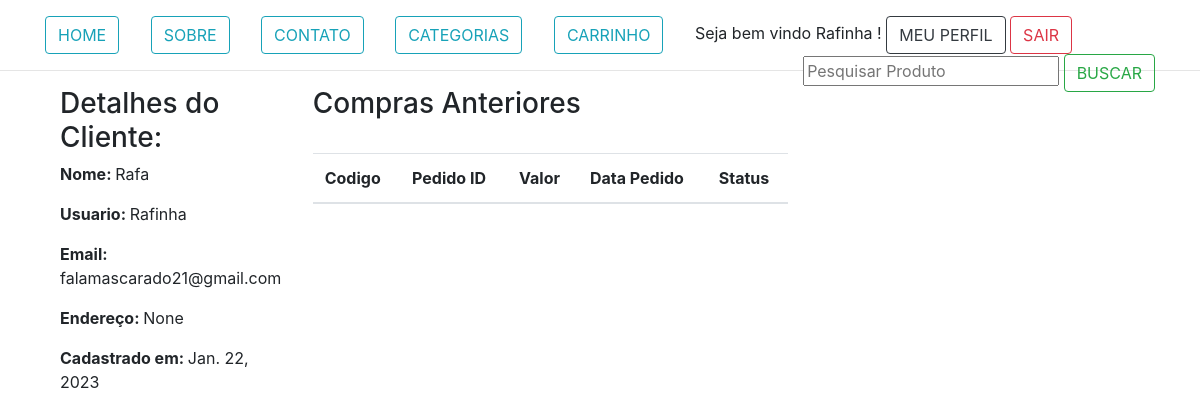
Before: /perfil/ (signed in) with the older database file.
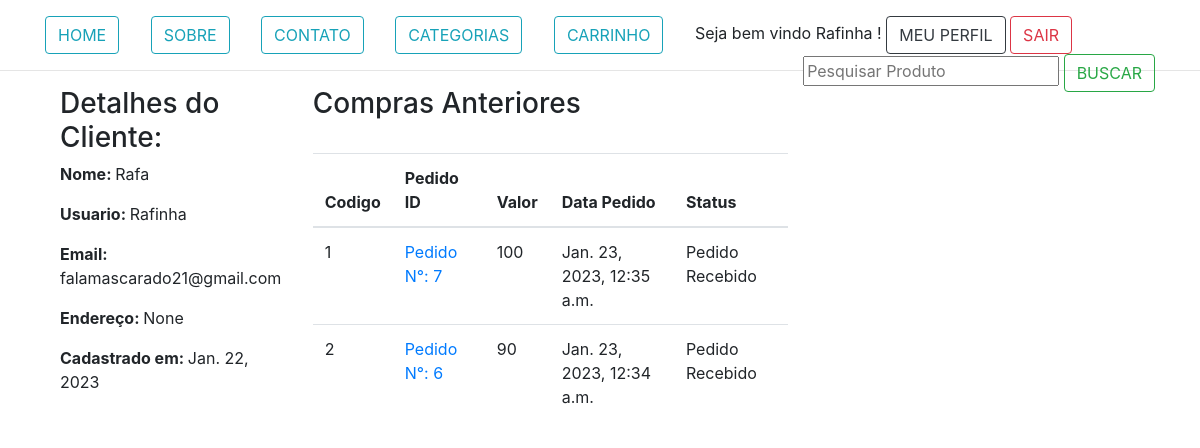
After: the same page with the newer database file.
### lojaapp/models.py (models this page shows, shortened)
class Cliente(models.Model):
    user = models.OneToOneField(User,on_delete=models.CASCADE)
    nome_completo = models.CharField(max_length=200)
    endereco = models.CharField(max_length=200,null=True,blank=True)
    data_on = models.DateField(auto_now_add=True)

class Pedido_order(models.Model):
    carro = models.OneToOneField(Carro,on_delete=models.CASCADE)
    ordernando_por = models.CharField(max_length=200)
    endereco_envio = models.CharField(max_length=200)
    telefone = models.CharField(max_length=10)
    email = models.EmailField(null=True,blank=True)
    endereco_envio = models.CharField(max_length=200)
    subtotal = models.PositiveIntegerField()
    desconto = models.PositiveIntegerField()
    total = models.PositiveIntegerField()
    pedido_status = models.CharField(max_length=50,choices=PEDIDO_STATUS)
    criado_em = models.DateTimeField(auto_now_add=True)

### lojaapp/views.py (the view)
# urls.py: path("perfil/", ClientePerfilView.as_view(), name="clienteperfil"),
class ClientePerfilView(TemplateView):
    template_name = "clienteperfil.html"
    def dispatch(self,request, *args,**kwargs):
        if request.user.is_authenticated and Cliente.objects.filter(user=request.user).exists():
            pass
        else:
            return redirect("/entrar/?next=/perfil/")
        return super().dispatch(request, *args, **kwargs)
    def get_context_data(self, **kwargs):
        context = super().get_context_data(**kwargs)
        cliente = self.request.user.cliente
        context['cliente'] = cliente
        Pedidos = Pedido_order.objects.filter(carro__cliente=cliente).order_by("-id")
        context['pedidos'] = Pedidos
        return context

### templates/clienteperfil.html (shortened to what this page needs)
{% extends 'base.html' %}
{% block content %}
<div class="container">
    <div class="row">
        <div class="col-md-4">
           <h3>Detalhes do Cliente: </h3>
           <p><span class="font-weight-bold">Nome: </span>{{cliente.nome_completo}}</p>
           <p><span class="font-weight-bold">Usuario: </span>{{cliente.user.username}}</p>
           <p><span class="font-weight-bold">Email: </span>{{cliente.user.email}}</p>
           <p><span class="font-weight-bold">Endereço: </span>{{cliente.endereco}}</p>
           <p><span class="font-weight-bold">Cadastrado em: </span>{{cliente.data_on}}</p>
        </div>
        <div class="col-md-8">
            <h3>Compras Anteriores</h3>
            <br>
            <table class="table">
                <thead>
                    <tr>
                        <th>Codigo</th>
                        <th>Pedido ID</th>
                        <th>Valor</th>
                        <th>Data Pedido</th>
                        <th>Status</th>
                    </tr>
                </thead>
                <tbody>
                    {% for pedidos in pedidos %}
                    <tr>
                        <td>{{forloop.counter}}</td>
                        <td><a href="{% url 'lojaapp:clientepedidodetalhe' pedidos.pk%}"> Pedido N°: {{pedidos.id}}</td></a>
                        <td>{{pedidos.total}}</td>
                        <td>{{pedidos.criado_em}}</td>
                        <td>{{pedidos.pedido_status}}</td>
                    </tr>
                    {% endfor %}
                </tbody>
            </table>
         </div>
    </div>
</div>
{% endblock %}

### templates/base.html (shortened to what this page needs)
<!DOCTYPE html>
<html lang="en">
    <link rel="stylesheet" href="https://stackpath.bootstrapcdn.com/bootstrap/4.1.3/css/bootstrap.min.css">
<body>
    <div class="container mt-3 text-xl-left">
        <a class="btn btn-outline-info" href="{% url 'lojaapp:home' %}">HOME</a>    &nbsp   &nbsp   &nbsp
        <a class="btn btn-outline-info" href="{% url 'lojaapp:sobre' %}">SOBRE</a>    &nbsp   &nbsp   &nbsp
        <a class="btn btn-outline-info" href="{% url 'lojaapp:contato' %}">CONTATO</a>    &nbsp   &nbsp   &nbsp
        <a class="btn btn-outline-info" href="{% url 'lojaapp:Todosprodutos' %}">CATEGORIAS</a>    &nbsp   &nbsp   &nbsp
        <a class="btn btn-outline-info" href="{% url 'lojaapp:meucarro' %}">CARRINHO</a>    &nbsp   &nbsp   &nbsp
        {% if request.user.cliente %}
        Seja bem vindo {{request.user.username}} !
        <a class="btn btn-outline-dark" href="{% url 'lojaapp:clienteperfil'%}">MEU PERFIL</a>
        <a class="btn btn-outline-danger" href="{% url 'lojaapp:clientesair'%}">SAIR</a>
        {% else %}
        <a class="btn btn-outline-success" href="{% url 'lojaapp:clienteregistrar' %}">LOGIN</a>    &nbsp   &nbsp   &nbsp
        <a class="btn btn-outline-success" href="{% url 'lojaapp:clienteentrar' %}">ENTRAR</a>
        {% endif %}
        <div class="float-right">
            <form action="{% url 'lojaapp:pesquisar' %}" method="GET">
                <input type="text" name="keyword" placeholder="Pesquisar Produto" required>
                <button class="btn btn-outline-success pull-right">BUSCAR</button>
            </form>
        </div>
    </div>
    <hr>
    {% block content %}
    {% endblock %}
</body>
</html>

Changed rows visible on the page:
added Pedido_order: id "7", total "100", criado_em "Jan. 23, 2023, 12:35 a.m.", pedido_status "Pedido Recebido"
added Pedido_order: id "6", total "90", criado_em "Jan. 23, 2023, 12:34 a.m.", pedido_status "Pedido Recebido"
